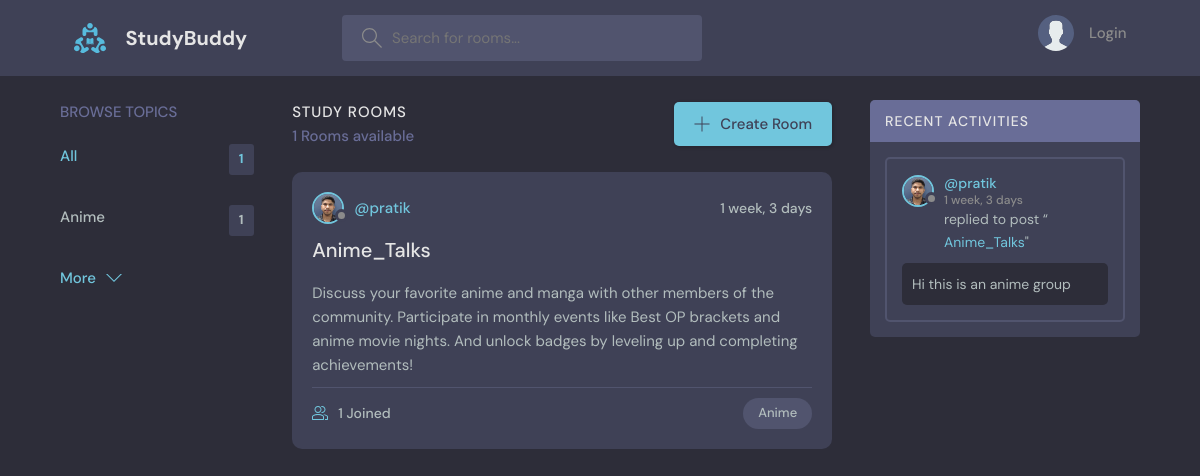
The page / on the database its author committed.
### base/models.py (models this page shows)
class Topic(models.Model):
  name = models.CharField(max_length=200)
  def __str__(self):
     return self.name

class Room(models.Model):
    host = models.ForeignKey(User,on_delete=models.SET_NULL,null=True)
    topic = models.ForeignKey(Topic,on_delete=models.SET_NULL,null=True)
    name = models.CharField(max_length=200)
    description = models.TextField(null=True,blank=True)
    participants = models.ManyToManyField(User,related_name='participants',blank=True)
    updated = models.DateTimeField(auto_now=True) # takes a time stamp everytime the data is updated so basically
    created = models.DateTimeField(auto_now_add=True)  #timestamp is created when we create and save the instance
    class Meta:
        ordering = ['-updated','-created']
    def __str__(self):
        return self.name

class User(AbstractUser):
    name = models.CharField(max_length=200 ,null=True)
    email = models.EmailField(unique=True)
    bio = models.TextField(blank=True,null=True)
    avatar = models.ImageField(null=True,default='avatar.svg')
    USERNAME_FIELD = 'email'
    REQUIRED_FIELDS = []

class Message(models.Model):
    owner = models.ForeignKey(User,on_delete=models.CASCADE)
    room = models.ForeignKey(Room,on_delete=models.CASCADE)#room get deleted all the message for that room is deleted
    body = models.TextField()
    updated = models.DateTimeField(auto_now=True)
    created = models.DateTimeField(auto_now_add=True)
    class Meta():
        ordering = ['-updated','-created']
    def __str__(self):
        return self.body[:50]

### base/views.py (the view)
# urls.py: path('',views.home,name='home'),
def home(request):
    q = request.GET.get('q') if request.GET.get('q') != None else ''
    rooms = Room.objects.filter(
                                Q(topic__name__icontains=q) |
                                Q(name__icontains=q) |
                                Q(description__icontains=q)|
                                Q(host__username__icontains=q)
                                )
    topics=Topic.objects.all()[0:5]
    room_count = rooms.count()
    room_messages = Message.objects.filter(
        Q(room__topic__name__icontains=q)
    )
    context={'rooms':rooms,'topics':topics,'room_count':room_count,"room_messages":room_messages}
    return render(request,'base/home.html',context=context)

### base/templates/base/home.html (shortened to what this page needs)
{% extends 'main.html' %}
{% block content %}
<main class="layout layout--3">
  <div class="container">
    {% include 'base/topics_component.html' %}
    <div class="roomList">
      <div class="roomList__header">
        <div>
          <h2>Study Rooms</h2>
          <p>{{room_count}} Rooms available</p>
        </div>
        <a class="btn btn--main" href="{% url 'create-room' %}">
          <svg version="1.1" xmlns="http://www.w3.org/2000/svg" width="32" height="32" viewBox="0 0 32 32">
            <title>add</title>
            <path
              d="M16.943 0.943h-1.885v14.115h-14.115v1.885h14.115v14.115h1.885v-14.115h14.115v-1.885h-14.115v-14.115z">
            </path>
          </svg>
          Create Room
        </a>
      </div>
      {% include 'base/feed_component.html' %}
    </div>
    {% include 'base/activity_component.html' %}
  </div>
</main>
{% endblock %}

### base/templates/base/topics_component.html
<div class="topics">
  <div class="topics__header">
    <h2>Browse Topics</h2>
  </div>
  <ul class="topics__list">
    <li>
      <a href="{% url 'home' %}" class="active">All <span>{{topics.count}}</span></a>
    </li>
    {% for topic in topics %}
    <li>
      <a  href="{% url 'home' %}?q={{topic.name}}">{{topic.name}}<span>{{topic.room_set.all.count}}</span></a>
    </li>
    {% endfor %}
  </ul>
  <a class="btn btn--link" href="{% url 'topics-page' %}">
    More
    <svg version="1.1" xmlns="http://www.w3.org/2000/svg" width="32" height="32" viewBox="0 0 32 32">
      <title>chevron-down</title>
      <path d="M16 21l-13-13h-3l16 16 16-16h-3l-13 13z"></path>
    </svg>
  </a>
</div>

### base/templates/base/feed_component.html (shortened to what this page needs)
{% for room in rooms %}
<div class="roomListRoom">
  <div class="roomListRoom__header">
    <a href="{% url 'user-profile' room.host.id %}" class="roomListRoom__author">
      <div class="avatar avatar--small">
        <img src="{{room.host.avatar.url}}" />
      </div>
      <span>@{{room.host.username}}</span>
    </a>
    <div class="roomListRoom__actions">
      <span>{{room.created|timesince}}</span>
    </div>
  </div>
  <div class="roomListRoom__content">
    <a href="{% url 'room' room.id %}">{{room.name}}</a>
    <p>
     {{room.description}}
    </p>
  </div>
  <div class="roomListRoom__meta">
    <a href="{% url 'room' room.id %}" class="roomListRoom__joined">
      {{room.participants.all.count}} Joined
    </a>
    <p class="roomListRoom__topic">{{room.topic}}</p>
  </div>
</div>
{% endfor %}

### base/templates/base/activity_component.html (shortened to what this page needs)
<div class="activities">
  <div class="activities__header">
    <h2>Recent Activities</h2>
  </div>
  {% for message in room_messages %}
  <div class="activities__box">
    <div class="activities__boxHeader roomListRoom__header">
      <a
        href="{% url 'user-profile' message.owner.id %}"
        class="roomListRoom__author"
      >
        <div class="avatar avatar--small">
          <img src="{{message.owner.avatar.url}}" />
        </div>
        <p>
          @{{message.owner.username}}
          <span>{{message.created|timesince}}</span>
        </p>
      </a>
    </div>
    <div class="activities__boxContent">
      <p>
        replied to post “<a href="{% url 'room' message.room.id%}"
          >{{message.room}}</a
        >"
      </p>
      <div class="activities__boxRoomContent">{{message}}</div>
    </div>
  </div>
  {% endfor %}
</div>

### rows shown on the page
Topic: name "Anime", room_set.all.count "1"
Room: host.avatar (picture), host.username "pratik", created "1 week, 3 days", name "Anime_Talks", description "Discuss your favorite anime and manga with other members of the community. Participate in monthly events like Best OP brackets and anime movie nights. And unlock badges by leveling up and completing achievements!", participants.all.count "1", topic "Anime"
Message: owner.avatar (picture), owner.username "pratik", created "1 week, 3 days", room "Anime_Talks", body "Hi this is an anime group"

### other values the page prints
{{ topics.count }} "1"
{{ room_count }} "1"
